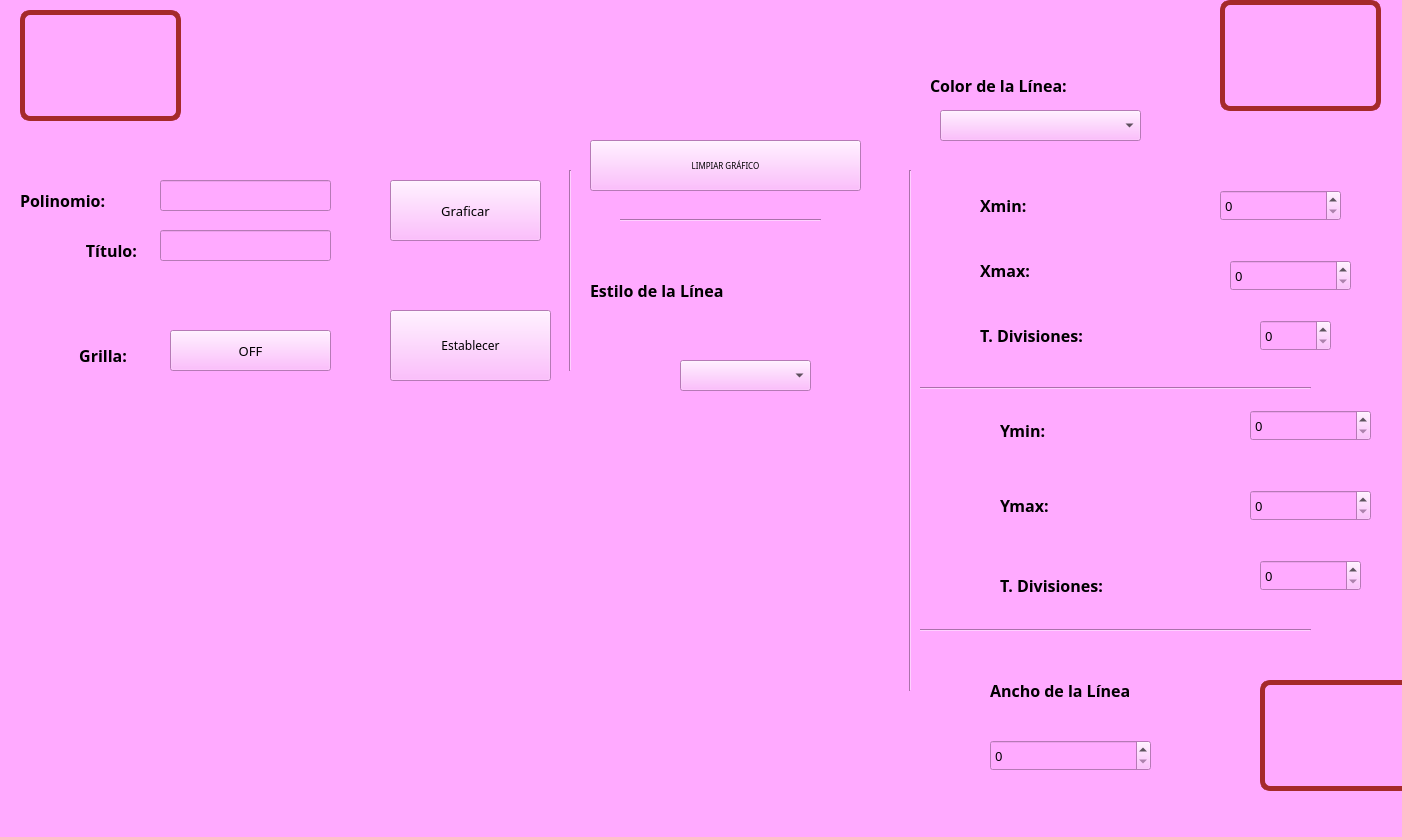
<?xml version="1.0" encoding="UTF-8"?>
<ui version="4.0">
 <class>MainWindow</class>
 <widget class="QMainWindow" name="MainWindow">
  <property name="geometry">
   <rect>
    <x>0</x>
    <y>0</y>
    <width>1402</width>
    <height>837</height>
   </rect>
  </property>
  <property name="windowTitle">
   <string>MainWindow</string>
  </property>
  <property name="styleSheet">
   <string notr="true">background-color: rgb(255, 170, 255);</string>
  </property>
  <widget class="QWidget" name="centralwidget">
   <widget class="QPushButton" name="btn_graficar">
    <property name="geometry">
     <rect>
      <x>390</x>
      <y>180</y>
      <width>151</width>
      <height>61</height>
     </rect>
    </property>
    <property name="font">
     <font>
      <family>Wide Latin</family>
      <pointsize>10</pointsize>
      <weight>50</weight>
      <bold>false</bold>
     </font>
    </property>
    <property name="text">
     <string>Graficar</string>
    </property>
   </widget>
   <widget class="QLabel" name="label">
    <property name="geometry">
     <rect>
      <x>20</x>
      <y>170</y>
      <width>181</width>
      <height>61</height>
     </rect>
    </property>
    <property name="font">
     <font>
      <family>Rockwell Extra Bold</family>
      <pointsize>12</pointsize>
      <weight>75</weight>
      <bold>true</bold>
     </font>
    </property>
    <property name="text">
     <string>Polinomio: </string>
    </property>
   </widget>
   <widget class="QLineEdit" name="txt_polinomio">
    <property name="geometry">
     <rect>
      <x>160</x>
      <y>180</y>
      <width>171</width>
      <height>31</height>
     </rect>
    </property>
   </widget>
   <widget class="QLabel" name="label_2">
    <property name="geometry">
     <rect>
      <x>-80</x>
      <y>220</y>
      <width>221</width>
      <height>61</height>
     </rect>
    </property>
    <property name="font">
     <font>
      <family>Rockwell Extra Bold</family>
      <pointsize>12</pointsize>
      <weight>75</weight>
      <bold>true</bold>
     </font>
    </property>
    <property name="text">
     <string>Título: </string>
    </property>
    <property name="alignment">
     <set>Qt::AlignRight|Qt::AlignTrailing|Qt::AlignVCenter</set>
    </property>
   </widget>
   <widget class="QLineEdit" name="txt_titulo">
    <property name="geometry">
     <rect>
      <x>160</x>
      <y>230</y>
      <width>171</width>
      <height>31</height>
     </rect>
    </property>
   </widget>
   <widget class="QPushButton" name="btn_titulo">
    <property name="geometry">
     <rect>
      <x>390</x>
      <y>310</y>
      <width>161</width>
      <height>71</height>
     </rect>
    </property>
    <property name="font">
     <font>
      <family>Wide Latin</family>
      <pointsize>9</pointsize>
      <weight>50</weight>
      <bold>false</bold>
     </font>
    </property>
    <property name="text">
     <string>Establecer</string>
    </property>
   </widget>
   <widget class="QLabel" name="label_3">
    <property name="geometry">
     <rect>
      <x>-30</x>
      <y>320</y>
      <width>161</width>
      <height>71</height>
     </rect>
    </property>
    <property name="font">
     <font>
      <family>Rockwell Extra Bold</family>
      <pointsize>12</pointsize>
      <weight>75</weight>
      <bold>true</bold>
      <kerning>true</kerning>
     </font>
    </property>
    <property name="text">
     <string>Grilla: </string>
    </property>
    <property name="alignment">
     <set>Qt::AlignRight|Qt::AlignTrailing|Qt::AlignVCenter</set>
    </property>
   </widget>
   <widget class="QPushButton" name="btn_grilla">
    <property name="geometry">
     <rect>
      <x>170</x>
      <y>330</y>
      <width>161</width>
      <height>41</height>
     </rect>
    </property>
    <property name="font">
     <font>
      <family>Wide Latin</family>
      <pointsize>10</pointsize>
      <weight>50</weight>
      <bold>false</bold>
     </font>
    </property>
    <property name="text">
     <string>OFF</string>
    </property>
   </widget>
   <widget class="QWidget" name="verticalLayoutWidget">
    <property name="geometry">
     <rect>
      <x>120</x>
      <y>480</y>
      <width>611</width>
      <height>301</height>
     </rect>
    </property>
    <layout class="QVBoxLayout" name="verticalLayout"/>
   </widget>
   <widget class="QPushButton" name="btn_limpiar">
    <property name="geometry">
     <rect>
      <x>590</x>
      <y>140</y>
      <width>271</width>
      <height>51</height>
     </rect>
    </property>
    <property name="font">
     <font>
      <family>Wide Latin</family>
      <pointsize>6</pointsize>
      <weight>50</weight>
      <bold>false</bold>
     </font>
    </property>
    <property name="text">
     <string>LIMPIAR GRÁFICO</string>
    </property>
   </widget>
   <widget class="Line" name="line">
    <property name="geometry">
     <rect>
      <x>620</x>
      <y>210</y>
      <width>201</width>
      <height>20</height>
     </rect>
    </property>
    <property name="orientation">
     <enum>Qt::Horizontal</enum>
    </property>
   </widget>
   <widget class="QLabel" name="label_5">
    <property name="geometry">
     <rect>
      <x>590</x>
      <y>230</y>
      <width>341</width>
      <height>121</height>
     </rect>
    </property>
    <property name="font">
     <font>
      <family>Rockwell Extra Bold</family>
      <pointsize>12</pointsize>
      <weight>75</weight>
      <bold>true</bold>
     </font>
    </property>
    <property name="text">
     <string>Estilo de la Línea</string>
    </property>
   </widget>
   <widget class="QLabel" name="label_6">
    <property name="geometry">
     <rect>
      <x>930</x>
      <y>60</y>
      <width>301</width>
      <height>51</height>
     </rect>
    </property>
    <property name="font">
     <font>
      <family>Rockwell Extra Bold</family>
      <pointsize>12</pointsize>
      <weight>75</weight>
      <bold>true</bold>
     </font>
    </property>
    <property name="text">
     <string>Color de la Línea:</string>
    </property>
   </widget>
   <widget class="QLabel" name="label_7">
    <property name="geometry">
     <rect>
      <x>990</x>
      <y>660</y>
      <width>301</width>
      <height>61</height>
     </rect>
    </property>
    <property name="font">
     <font>
      <family>Rockwell Extra Bold</family>
      <pointsize>12</pointsize>
      <weight>75</weight>
      <bold>true</bold>
     </font>
    </property>
    <property name="text">
     <string>Ancho de la Línea </string>
    </property>
   </widget>
   <widget class="QComboBox" name="cb_estiloLinea">
    <property name="geometry">
     <rect>
      <x>680</x>
      <y>360</y>
      <width>131</width>
      <height>31</height>
     </rect>
    </property>
    <property name="font">
     <font>
      <pointsize>16</pointsize>
      <weight>75</weight>
      <bold>true</bold>
     </font>
    </property>
   </widget>
   <widget class="QComboBox" name="cb_ColorLinea">
    <property name="geometry">
     <rect>
      <x>940</x>
      <y>110</y>
      <width>201</width>
      <height>31</height>
     </rect>
    </property>
    <property name="font">
     <font>
      <pointsize>16</pointsize>
      <weight>75</weight>
      <bold>true</bold>
     </font>
    </property>
   </widget>
   <widget class="Line" name="line_3">
    <property name="geometry">
     <rect>
      <x>900</x>
      <y>170</y>
      <width>20</width>
      <height>521</height>
     </rect>
    </property>
    <property name="orientation">
     <enum>Qt::Vertical</enum>
    </property>
   </widget>
   <widget class="QLabel" name="label_8">
    <property name="geometry">
     <rect>
      <x>980</x>
      <y>180</y>
      <width>271</width>
      <height>51</height>
     </rect>
    </property>
    <property name="font">
     <font>
      <family>Rockwell Extra Bold</family>
      <pointsize>12</pointsize>
      <weight>75</weight>
      <bold>true</bold>
     </font>
    </property>
    <property name="text">
     <string>Xmin:</string>
    </property>
   </widget>
   <widget class="QLabel" name="label_9">
    <property name="geometry">
     <rect>
      <x>980</x>
      <y>240</y>
      <width>271</width>
      <height>61</height>
     </rect>
    </property>
    <property name="font">
     <font>
      <family>Rockwell Extra Bold</family>
      <pointsize>12</pointsize>
      <weight>75</weight>
      <bold>true</bold>
     </font>
    </property>
    <property name="text">
     <string>Xmax:</string>
    </property>
   </widget>
   <widget class="QLabel" name="label_12">
    <property name="geometry">
     <rect>
      <x>980</x>
      <y>310</y>
      <width>281</width>
      <height>51</height>
     </rect>
    </property>
    <property name="font">
     <font>
      <family>Rockwell Extra Bold</family>
      <pointsize>12</pointsize>
      <weight>75</weight>
      <bold>true</bold>
     </font>
    </property>
    <property name="text">
     <string>T. Divisiones: </string>
    </property>
   </widget>
   <widget class="QSpinBox" name="sp_Xmin">
    <property name="geometry">
     <rect>
      <x>1220</x>
      <y>190</y>
      <width>121</width>
      <height>31</height>
     </rect>
    </property>
    <property name="font">
     <font>
      <family>Wide Latin</family>
      <pointsize>10</pointsize>
      <weight>50</weight>
      <bold>false</bold>
     </font>
    </property>
   </widget>
   <widget class="QSpinBox" name="sp_Xmax">
    <property name="geometry">
     <rect>
      <x>1230</x>
      <y>260</y>
      <width>121</width>
      <height>31</height>
     </rect>
    </property>
    <property name="font">
     <font>
      <family>Wide Latin</family>
      <pointsize>10</pointsize>
      <weight>50</weight>
      <bold>false</bold>
     </font>
    </property>
   </widget>
   <widget class="QSpinBox" name="sp_divisionesX">
    <property name="geometry">
     <rect>
      <x>1260</x>
      <y>320</y>
      <width>71</width>
      <height>31</height>
     </rect>
    </property>
    <property name="font">
     <font>
      <family>Wide Latin</family>
      <pointsize>10</pointsize>
      <weight>50</weight>
      <bold>false</bold>
     </font>
    </property>
   </widget>
   <widget class="QSpinBox" name="sp_divisionesY">
    <property name="geometry">
     <rect>
      <x>1260</x>
      <y>560</y>
      <width>101</width>
      <height>31</height>
     </rect>
    </property>
    <property name="font">
     <font>
      <family>Wide Latin</family>
      <pointsize>10</pointsize>
      <weight>50</weight>
      <bold>false</bold>
     </font>
    </property>
   </widget>
   <widget class="QSpinBox" name="sp_Ymin">
    <property name="geometry">
     <rect>
      <x>1250</x>
      <y>410</y>
      <width>121</width>
      <height>31</height>
     </rect>
    </property>
    <property name="font">
     <font>
      <family>Wide Latin</family>
      <pointsize>10</pointsize>
      <weight>50</weight>
      <bold>false</bold>
     </font>
    </property>
   </widget>
   <widget class="QSpinBox" name="sp_Ymax">
    <property name="geometry">
     <rect>
      <x>1250</x>
      <y>490</y>
      <width>121</width>
      <height>31</height>
     </rect>
    </property>
    <property name="font">
     <font>
      <family>Wide Latin</family>
      <pointsize>10</pointsize>
      <weight>50</weight>
      <bold>false</bold>
     </font>
    </property>
   </widget>
   <widget class="QLabel" name="label_10">
    <property name="geometry">
     <rect>
      <x>1000</x>
      <y>480</y>
      <width>241</width>
      <height>51</height>
     </rect>
    </property>
    <property name="font">
     <font>
      <family>Rockwell Extra Bold</family>
      <pointsize>12</pointsize>
      <weight>75</weight>
      <bold>true</bold>
     </font>
    </property>
    <property name="text">
     <string>Ymax:</string>
    </property>
   </widget>
   <widget class="QLabel" name="label_11">
    <property name="geometry">
     <rect>
      <x>1000</x>
      <y>400</y>
      <width>241</width>
      <height>61</height>
     </rect>
    </property>
    <property name="font">
     <font>
      <family>Rockwell Extra Bold</family>
      <pointsize>12</pointsize>
      <weight>75</weight>
      <bold>true</bold>
     </font>
    </property>
    <property name="text">
     <string>Ymin:</string>
    </property>
   </widget>
   <widget class="QLabel" name="label_13">
    <property name="geometry">
     <rect>
      <x>1000</x>
      <y>560</y>
      <width>251</width>
      <height>51</height>
     </rect>
    </property>
    <property name="font">
     <font>
      <family>Rockwell Extra Bold</family>
      <pointsize>12</pointsize>
      <weight>75</weight>
      <bold>true</bold>
     </font>
    </property>
    <property name="text">
     <string>T. Divisiones: </string>
    </property>
   </widget>
   <widget class="Line" name="line_4">
    <property name="geometry">
     <rect>
      <x>920</x>
      <y>380</y>
      <width>391</width>
      <height>16</height>
     </rect>
    </property>
    <property name="orientation">
     <enum>Qt::Horizontal</enum>
    </property>
   </widget>
   <widget class="Line" name="line_5">
    <property name="geometry">
     <rect>
      <x>560</x>
      <y>170</y>
      <width>20</width>
      <height>201</height>
     </rect>
    </property>
    <property name="orientation">
     <enum>Qt::Vertical</enum>
    </property>
   </widget>
   <widget class="QLabel" name="label_4">
    <property name="geometry">
     <rect>
      <x>1260</x>
      <y>680</y>
      <width>161</width>
      <height>111</height>
     </rect>
    </property>
    <property name="styleSheet">
     <string notr="true">border: 5px solid brown;
border-radius: 10px;</string>
    </property>
    <property name="text">
     <string/>
    </property>
    <property name="pixmap">
     <pixmap resource="../recursos.qrc">:/Logos/Imagenes/equipo.jpeg</pixmap>
    </property>
    <property name="scaledContents">
     <bool>true</bool>
    </property>
   </widget>
   <widget class="QLabel" name="label_14">
    <property name="geometry">
     <rect>
      <x>1220</x>
      <y>0</y>
      <width>161</width>
      <height>111</height>
     </rect>
    </property>
    <property name="styleSheet">
     <string notr="true">border: 5px solid brown;
border-radius: 10px;</string>
    </property>
    <property name="text">
     <string/>
    </property>
    <property name="pixmap">
     <pixmap resource="../recursos.qrc">:/Logos/Imagenes/logo fians.jpg</pixmap>
    </property>
    <property name="scaledContents">
     <bool>true</bool>
    </property>
   </widget>
   <widget class="QLabel" name="label_15">
    <property name="geometry">
     <rect>
      <x>20</x>
      <y>10</y>
      <width>161</width>
      <height>111</height>
     </rect>
    </property>
    <property name="styleSheet">
     <string notr="true">border: 5px solid brown;
border-radius: 10px;</string>
    </property>
    <property name="text">
     <string/>
    </property>
    <property name="pixmap">
     <pixmap resource="../recursos.qrc">:/Logos/Imagenes/logo uat.jpg</pixmap>
    </property>
    <property name="scaledContents">
     <bool>true</bool>
    </property>
   </widget>
   <widget class="QSpinBox" name="sp_anchoLinea">
    <property name="geometry">
     <rect>
      <x>990</x>
      <y>740</y>
      <width>161</width>
      <height>31</height>
     </rect>
    </property>
    <property name="font">
     <font>
      <family>Wide Latin</family>
      <pointsize>10</pointsize>
      <weight>50</weight>
      <bold>false</bold>
     </font>
    </property>
   </widget>
   <widget class="Line" name="line_6">
    <property name="geometry">
     <rect>
      <x>920</x>
      <y>620</y>
      <width>391</width>
      <height>20</height>
     </rect>
    </property>
    <property name="orientation">
     <enum>Qt::Horizontal</enum>
    </property>
   </widget>
  </widget>
  <widget class="QMenuBar" name="menubar">
   <property name="geometry">
    <rect>
     <x>0</x>
     <y>0</y>
     <width>1402</width>
     <height>18</height>
    </rect>
   </property>
  </widget>
  <widget class="QStatusBar" name="statusbar"/>
 </widget>
 <resources>
  <include location="../recursos.qrc"/>
 </resources>
 <connections/>
</ui>
